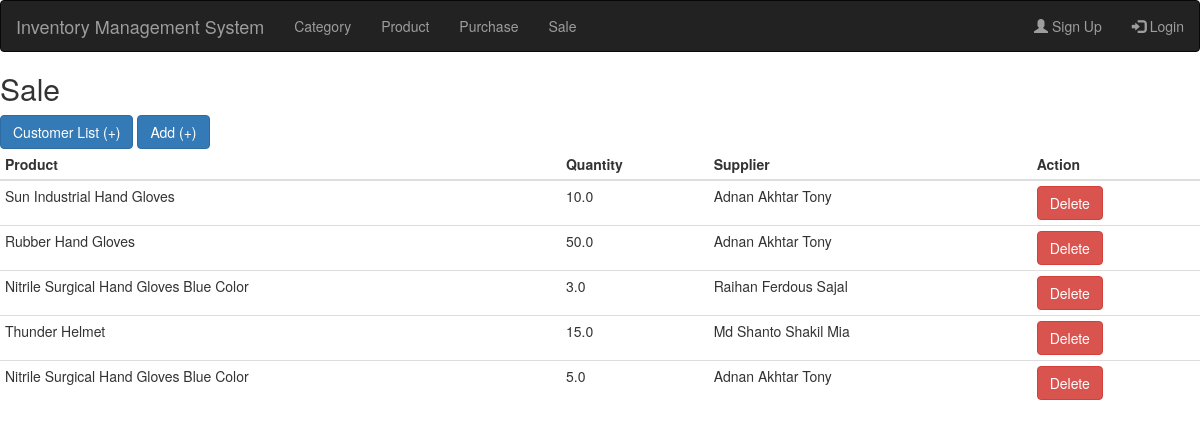
Page /inventory/sale on the committed database.
### ims_inventory/models.py (models this page shows, shortened)
class Purchase(models.Model):
    quantity = models.FloatField(default=0.0, blank=False, null=False)
    product = models.ForeignKey('ims_product.Product', on_delete=models.CASCADE)
    supplier = models.ForeignKey('ims_user.Supplier', on_delete=models.CASCADE)

### ims_product/models.py (models this page shows)
class Product(models.Model):
    name = models.CharField(max_length=200, null=False, blank=False)
    image = models.ImageField(upload_to='product', null=True, blank=True)
    category = models.ForeignKey(Category, on_delete=models.CASCADE)
    is_deleted = models.BooleanField(default=False)
    added_date_time = models.DateTimeField(auto_now_add=True)
    def __str__(self):
        return self.name

### ims_user/models.py (models this page shows)
class Supplier(models.Model):
    name = models.CharField(max_length=200, blank=False, null=False)
    address = models.TextField(blank=True, null=True)
    email = models.EmailField(blank=True, null=True)
    cell = models.CharField(max_length=500, null=True, blank=True)
    is_deleted = models.BooleanField(default=False)
    added_date_time = models.DateTimeField(auto_now_add=True)
    def __str__(self):
        return self.name

### ims_inventory/views.py (the view)
# urls.py: path('sale', views.sale_list, name='sale_list'),
def sale_list(request):
    purchases = Purchase.objects.all()
    context = {
        'purchases': purchases,
    }
    return render(request, 'sale_list.html', context)

### templates/sale_list.html
{% load static %}
{% include 'base.html' %}
{% block body %}
<h2>Sale</h2>
<a class="btn btn-primary" href="{% url 'customer_list' %}">Customer List (+)</a>
<a class="btn btn-primary" href="{% url 'purchase_add' %}">Add (+)</a>
<table class="table table-condensed">
    <thead>
        <tr>
            <th>Product</th>
            <th>Quantity</th>
            <th>Supplier</th>
            <th>Action</th>
        </tr>
    </thead>
    <tbody>
        {% for purchase in purchases %}
        <tr>
            <td>{{ purchase.product }}</td>
            <td>{{ purchase.quantity }}</td>
            <td>{{ purchase.supplier }}</td>
            <td><button type="button" class="btn btn-danger">Delete</button></td>
        </tr>
        {% endfor %}
    </tbody>
</table>
{% endblock %}

### rows in the picture
Purchase: product "Sun Industrial Hand Gloves", quantity "10.0", supplier "Adnan Akhtar Tony"
Purchase: product "Rubber Hand Gloves", quantity "50.0", supplier "Adnan Akhtar Tony"
Purchase: product "Nitrile Surgical Hand Gloves Blue Color", quantity "3.0", supplier "Raihan Ferdous Sajal"
Purchase: product "Thunder Helmet", quantity "15.0", supplier "Md Shanto Shakil Mia"
Purchase: product "Nitrile Surgical Hand Gloves Blue Color", quantity "5.0", supplier "Adnan Akhtar Tony"
